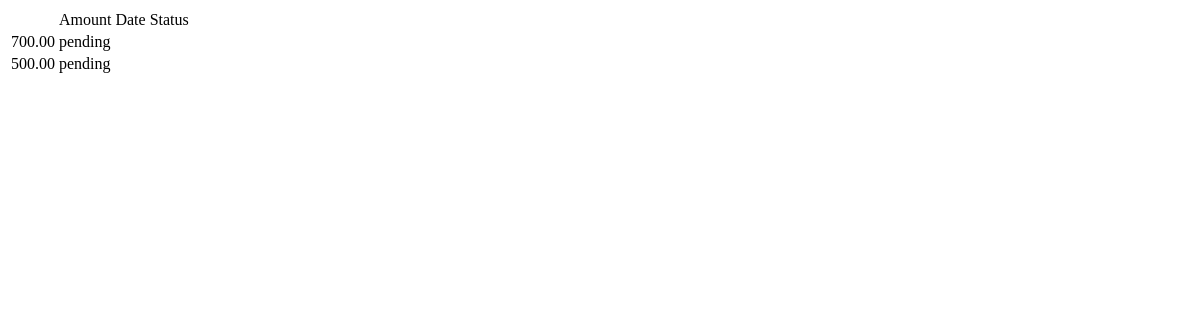
The page /payment/payment/list on the database as committed earlier.
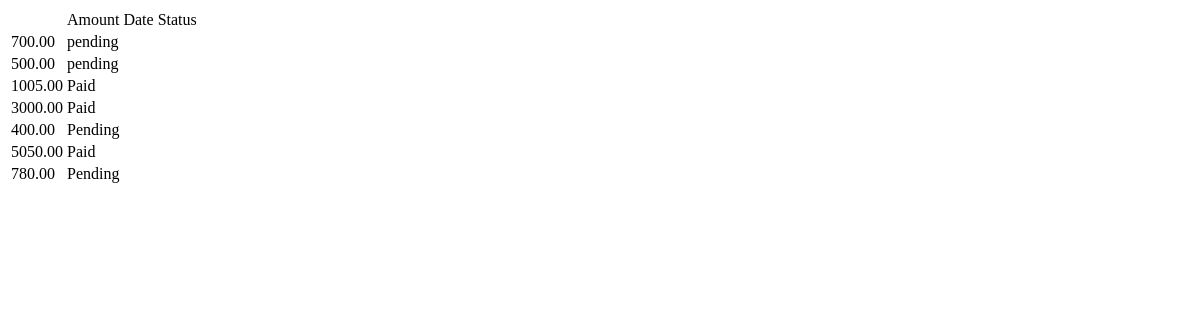
The same page on the database as committed later.
### payment/models.py (models this page shows, shortened)
class Payment(models.Model):
    status = models.CharField(max_length=32)
    amount = models.DecimalField(max_digits=6 ,decimal_places=2)
    receipt = models.CharField(max_length=32)
    date_created = models.DateTimeField(auto_now_add=True)
    date_updated = models.DateTimeField(auto_now=True)

### payment/views.py (the view)
# urls.py: path("payment/list", payment_list , name ="payment_list_view"),
def payment_list(request):
    payments = Payment.objects.all()
    return render(request, "payment/payment_list.html", {"payments": payments})

### templates/payment/payment_list.html (shortened to what this page needs)
<!DOCTYPE html>
<html lang="en">
<head>
</head>
<body>
    <table>
        <th>
            <td>Amount</td>
            <td>Date</td>
            <td>Status</td>
        </th>
        {% for payment in payments %}
        <tr>
            <td>{{payment.amount}}</td>
            <td>{{payment.status}}</td>
            <td>{{payment.date}}</td>
        </tr>
        {% endfor %}
    </table>
</body>
</html>

Rows that differ between the two databases and show on the page:
added Payment: amount "1005.00", status "Paid"
added Payment: amount "3000.00", status "Paid"
added Payment: amount "400.00", status "Pending"
added Payment: amount "5050.00", status "Paid"
added Payment: amount "780.00", status "Pending"
